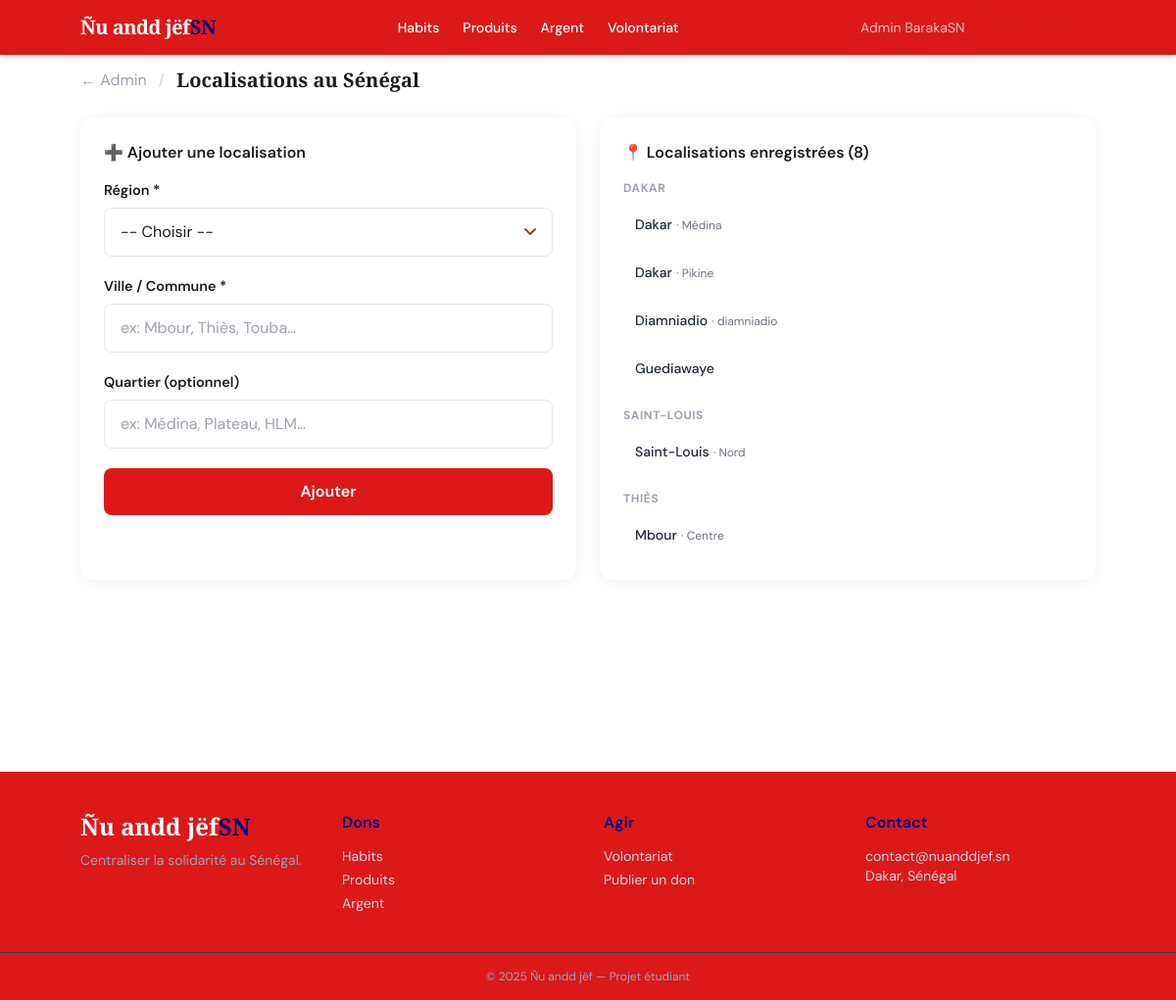
Screenshot of /admin/localisations (signed in) with the database file from the repository.
### app/models/__init__.py (models this page shows, shortened)
class Utilisateur(UserMixin, db.Model):
    __tablename__ = 'utilisateurs'
    id = db.Column(db.Integer, primary_key=True)
    nom = db.Column(db.String(100), nullable=False)
    email = db.Column(db.String(150), unique=True, nullable=False)
    mot_de_passe = db.Column(db.String(256), nullable=False)
    role = db.Column(db.String(20), default='donateur')
    created_at = db.Column(db.DateTime, default=datetime.utcnow)
    annonces = db.relationship('AnnonceDon', backref='auteur', lazy=True)
    promesses = db.relationship('PromesseDon', backref='donateur', lazy=True)
    candidatures = db.relationship('Candidature', backref='benevole', lazy=True)
    def is_admin(self):
        return self.role == 'admin'

class Localisation(db.Model):
    __tablename__ = 'localisations'
    id = db.Column(db.Integer, primary_key=True)
    region = db.Column(db.String(100), nullable=False)
    ville = db.Column(db.String(100), nullable=False)
    quartier = db.Column(db.String(100))
    annonces = db.relationship('AnnonceDon', backref='localisation', lazy=True)
    structures = db.relationship('Structure', backref='localisation', lazy=True)
    missions = db.relationship('MissionVolontariat', backref='localisation', lazy=True)

### app/routes/admin.py (the view)
@admin_bp.route('/localisations')
@login_required
@admin_required
def localisations():
    locs = Localisation.query.order_by(Localisation.region, Localisation.ville).all()
    return render_template('admin/localisations.html', localisations=locs)

### app/models/__init__.py (called while the page is built)
@login_manager.user_loader
def load_user(user_id):
    return Utilisateur.query.get(int(user_id))

### app/routes/admin.py (called while the page is built)
def admin_required(f):
    @wraps(f)
    def decorated(*args, **kwargs):
        if not current_user.is_authenticated or not current_user.is_admin():
            flash('Accès réservé aux administrateurs.', 'danger')
            return redirect(url_for('main.index'))
        return f(*args, **kwargs)
    return decorated

### app/templates/admin/localisations.html (shortened to what this page needs)
{% extends "base.html" %}
{% block content %}
<div class="page-wrap section-gap">
  <div class="flex items-center gap-3 mb-6">
    <a href="{{ url_for('admin.dashboard') }}" class="text-gray-400 hover:text-vert">← Admin</a>
    <span class="text-gray-300">/</span>
    <h1 class="font-display text-xl font-bold">Localisations au Sénégal</h1>
  </div>
  <div class="grid grid-cols-1 md:grid-cols-2 gap-6">
    <div class="card p-6">
      <h2 class="font-semibold mb-4">➕ Ajouter une localisation</h2>
      <form method="POST" action="{{ url_for('admin.ajouter_localisation') }}" novalidate>
        <div class="form-group">
          <label class="form-label" for="region">Région *</label>
          <select class="form-input" id="region" name="region" required>
            <option value="">-- Choisir --</option>
          </select>
        </div>
        <div class="form-group">
          <label class="form-label" for="ville">Ville / Commune *</label>
          <input class="form-input" type="text" id="ville" name="ville"
                 placeholder="ex: Mbour, Thiès, Touba…" required>
        </div>
        <div class="form-group">
          <label class="form-label" for="quartier">Quartier (optionnel)</label>
          <input class="form-input" type="text" id="quartier" name="quartier"
                 placeholder="ex: Médina, Plateau, HLM…">
        </div>
        <button type="submit" class="btn-primary w-full">Ajouter</button>
      </form>
    </div>
    <div class="card p-6">
      <h2 class="font-semibold mb-4">📍 Localisations enregistrées ({{ localisations|length }})</h2>
      {% if localisations %}
      <div class="flex flex-col gap-2 max-h-96 overflow-y-auto">
        {% set current_region = namespace(val='') %}
        {% for loc in localisations %}
          {% if loc.region != current_region.val %}
            {% set current_region.val = loc.region %}
            <div class="text-xs font-bold text-gray-400 uppercase tracking-wider mt-3 first:mt-0">{{ loc.region }}</div>
          {% endif %}
          <div class="flex items-center justify-between py-2 px-3 rounded-lg hover:bg-gray-50 group">
            <div>
              <span class="text-sm font-medium text-gray-800">{{ loc.ville }}</span>
              {% if loc.quartier %}
                <span class="text-xs text-gray-500"> · {{ loc.quartier }}</span>
              {% endif %}
            </div>
            <form method="POST" action="{{ url_for('admin.supprimer_localisation', id=loc.id) }}"
                  onsubmit="return confirm('Supprimer cette localisation ?')">
            </form>
          </div>
        {% endfor %}
      </div>
      {% else %}
        <p class="text-sm text-gray-500 text-center py-6">Aucune localisation ajoutée.</p>
      {% endif %}
    </div>
  </div>
</div>
{% endblock %}

### app/templates/base.html (shortened to what this page needs)
<!DOCTYPE html>
<html lang="fr">
<head>
  <script src="https://cdn.tailwindcss.com"></script>
</head>
<body class="min-h-screen flex flex-col">
  <header class="bg-vert text-white shadow-md sticky top-0 z-40">
    <div class="page-wrap flex items-center justify-between h-14">
      <a href="{{ url_for('main.index') }}" class="font-display text-xl font-bold tracking-tight">
        Ñu andd jëf<span class="text-or">SN</span>
      </a>
      <nav class="hidden md:flex items-center gap-6 text-sm font-medium">
        <a href="{{ url_for('dons.habits') }}"      class="nav-link"> Habits</a>
        <a href="{{ url_for('dons.produits') }}"    class="nav-link"> Produits</a>
        <a href="{{ url_for('dons.argent') }}"      class="nav-link"> Argent</a>
        <a href="{{ url_for('volontariat.index') }}" class="nav-link"> Volontariat</a>
      </nav>
      <div class="hidden md:flex items-center gap-3 text-sm">
        {% if current_user.is_authenticated %}
          <span class="text-white/70">{{ current_user.nom }}</span>
          <a href="{{ url_for('auth.deconnexion') }}" class="btn-outline" style="padding:.4rem 1rem; font-size:.85rem;">Déconnexion</a>
        {% else %}
          <a href="{{ url_for('auth.login') }}"       class="nav-link">Connexion</a>
          <a href="{{ url_for('auth.inscription') }}" class="btn-or" style="padding:.5rem 1.1rem; font-size:.9rem;">S'inscrire</a>
        {% endif %}
      </div>
    </div>
  </header>
  <main class="flex-1">
    {% block content %}{% endblock %}
  </main>
  <footer class="bg-vert text-white mt-16 hidden md:block">
    <div class="page-wrap py-10 grid grid-cols-2 md:grid-cols-4 gap-8">
      <div>
        <div class="font-display text-2xl font-bold mb-2">Ñu andd jëf<span class="text-or">SN</span></div>
        <p class="text-gray-400 text-sm">Centraliser la solidarité au Sénégal.</p>
      </div>
      <div>
        <h4 class="font-semibold mb-3 text-or">Dons</h4>
        <ul class="space-y-1 text-sm text-gray-300">
          <li><a href="{{ url_for('dons.habits') }}"   class="hover:text-white">Habits</a></li>
          <li><a href="{{ url_for('dons.produits') }}" class="hover:text-white">Produits</a></li>
          <li><a href="{{ url_for('dons.argent') }}"   class="hover:text-white">Argent</a></li>
        </ul>
      </div>
      <div>
        <h4 class="font-semibold mb-3 text-or">Agir</h4>
        <ul class="space-y-1 text-sm text-gray-300">
          <li><a href="{{ url_for('volontariat.index') }}"  class="hover:text-white">Volontariat</a></li>
          <li><a href="{{ url_for('dons.creer_annonce') }}" class="hover:text-white">Publier un don</a></li>
        </ul>
      </div>
      <div>
        <h4 class="font-semibold mb-3 text-or">Contact</h4>
        <p class="text-sm text-gray-300">contact@nuanddjef.sn</p>
        <p class="text-sm text-gray-300">Dakar, Sénégal</p>
      </div>
    </div>
    <div class="border-t border-gray-700 text-center py-4 text-xs text-gray-400">
      © 2025 Ñu andd jëf — Projet étudiant
    </div>
  </footer>
</body>
</html>

### app/templates/base.html (style rules this page uses)
:root { --or: rgb(0, 0, 128); --vert: rgb(219, 25, 25); --rouge: #C0392B; --creme: #ffffff; --texte: #1C1C1C; }
*, *::before, *::after { box-sizing: border-box; }
html { scroll-behavior: smooth; }
body { font-family: 'DM Sans', sans-serif; background: var(--creme); color: var(--texte); -webkit-text-size-adjust: 100%; }
.font-display { font-family: 'Playfair Display', serif; }
.bg-vert { background-color: var(--vert); }
.text-or { color: var(--or); }
.btn-primary { background: var(--vert); color: white; padding: .75rem 1.5rem; border-radius: 8px; font-weight: 600; transition: all .2s; display: inline-flex; align-items: center; justify-content: center; text-decoration: none; min-height: 44px; border: none; cursor: pointer; font-size: 1rem; }
.btn-outline { border: 2px solid var(--vert); color: var(--vert); padding: .65rem 1.4rem; border-radius: 8px; font-weight: 600; transition: all .2s; display: inline-flex; align-items: center; justify-content: center; text-decoration: none; min-height: 44px; background: transparent; cursor: pointer; font-size: 1rem; }
.card { background: white; border-radius: 14px; box-shadow: 0 2px 16px rgba(0,0,0,.06); transition: transform .2s, box-shadow .2s; overflow: hidden; }
.form-input { width: 100%; padding: .75rem 1rem; border-radius: 8px; border: 1.5px solid #E5E7EB; background: white; font-size: 1rem; transition: border-color .15s, box-shadow .15s; outline: none; font-family: inherit; }
.form-label { display: block; font-weight: 600; margin-bottom: .4rem; font-size: .9rem; }
.form-group { margin-bottom: 1.25rem; }
select.form-input { appearance: none; background-repeat: no-repeat; background-position: right 1rem center; padding-right: 2.5rem; }
.nav-link { transition: color .15s; min-height: 44px; display: flex; align-items: center; }
.page-wrap { max-width: 1100px; margin: 0 auto; padding: 0 1rem; }
.section-gap { padding-top: 2.5rem; padding-bottom: 2.5rem; }
@media (min-width: 768px) { .section-gap { padding-top: 4rem; padding-bottom: 4rem; } }
@media (min-width: 768px) { .page-wrap { padding: 0 2rem; } }

### rows the page displays
Utilisateur: nom "Admin BarakaSN"
Localisation: region "DAKAR", ville "Dakar", quartier "Médina"
Localisation: ville "Dakar", quartier "Pikine"
Localisation: ville "Diamniadio", quartier "diamniadio"
Localisation: ville "Guediawaye"
Localisation: region "SAINT-LOUIS", ville "Saint-Louis", quartier "Nord"
Localisation: region "THIÈS", ville "Mbour", quartier "Centre"

### other values shown
{{ localisations|length }} "8"
